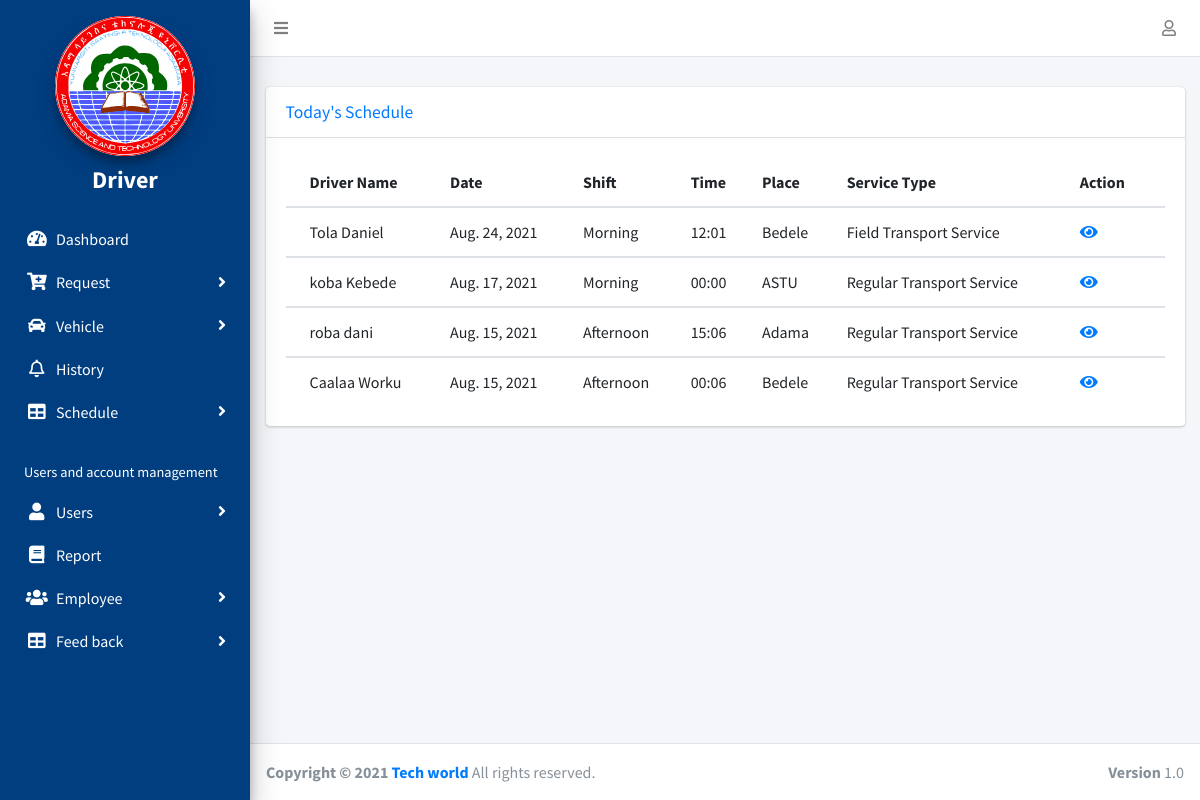
Page /home/ (signed in) on the committed database.
### Trequest/models.py (models this page shows, shortened)
class MyUser(AbstractUser):
    first_name = models.CharField(max_length=100, null=True)
    last_name = models.CharField(max_length=100, null=True)
    email = models.EmailField(null=True, blank=True)
    ROLE = (
        ('Passenger', 'Passenger'),
        ('TSHO', 'TSHO'),
        ('Mechanic', 'Mechanic'),
        ('Driver', 'Driver'),
        ('StoreManager', 'Store Manager'),
        ('SchoolDean', 'School Dean'),
        ('DepartmentHead', 'Department Head'),
        ('VicePresident', 'Vice President'),
    )
    phone_regex = RegexValidator(
        regex=r'^\+?1?\d{10,15}$',
        message='Phone number must be entered in the format : 0987654321 or +251987654321 up to 15 digits allowed'
    )
    phone = models.CharField(
        validators=[phone_regex], max_length=15, blank=True)
    school = models.ForeignKey(
        School, on_delete=models.SET_NULL, blank=True, null=True)
    department = models.ForeignKey(
        Department, on_delete=models.SET_NULL, blank=True, null=True)
    role = models.CharField(max_length=200, choices=ROLE)
    date_registered = models.DateField(auto_now_add=True, null=True)

class Schedule(models.Model):
    select = (
        ('Morning', 'Morning'),
        ('Afternoon', 'Afternoon'),
        ('Evening', 'Evening'),
    )
    type_choice=(
        ('Regular Transport Service','Regular Transport Service'),
        ('Field Transport Service','Field Transport Service'),
        ('Educational Transport Service','Educational Transport Service')
    )
    author = models.ForeignKey(
        settings.AUTH_USER_MODEL, on_delete=models.CASCADE, related_name='adder')
    shift = models.CharField(max_length=100, choices=select)
    driver = models.ForeignKey(
        Driver, on_delete=models.CASCADE, related_name='driver_name')
    service_type = models.CharField(max_length=200,choices=type_choice)
    date = models.DateField()
    time = models.CharField(max_length=200)
    place = models.CharField(max_length=200)

class Driver(models.Model):
    user = models.OneToOneField(
        settings.AUTH_USER_MODEL, on_delete=models.CASCADE, related_name='employee')
    occupation = models.CharField(max_length=200, null=True)
    address = models.CharField(max_length=100, null=True)
    house_no = models.CharField(max_length=100, null=True)

### Trequest/views.py (the view)
# urls.py: path('home/', views.index, name='index'),
@login_required(login_url='login')
def index(request):
    your(request)
    schedule = Schedule.objects.all().order_by('-date')
    total_user = MyUser.objects.all()
    total_feedback=feedback.objects.all().count()
    tsho_pending_request = TransportRequest.objects.filter(
        status='Pending', status2='Approved', status3='Approved')
    dep_pending_request = TransportRequest.objects.filter(status2='Pending',
                                                          passenger__department=request.user.department).exclude(passenger__role="DepartmentHead")
    sch_pending_request = TransportRequest.objects.filter(status3='Pending', status2='Approved',
                                                          passenger__school=request.user.school).exclude(passenger__role="SchoolDean")
    app = total_user.count()
    tsho_pend = tsho_pending_request.count()
    dep_pend = dep_pending_request.count()
    sch_pend = sch_pending_request.count()
    vehicle = Vehicle.objects.all()
    vehicle_count = vehicle.count()
    context = {'schedule': schedule,
               'vehicle_count': vehicle_count,
               'app': app,
               'tsho_pend': tsho_pend,
               'dep_pend': dep_pend,
               'sch_pend': sch_pend,
               'feedback_count':total_feedback
               }
    return render(request, 'Trequest/index.html', context)

### Trequest/views.py (called while the page is built)
def your(request):
    now=datetime.datetime.now()
    print("Date: "+ now.strftime("%Y-%m-%d")) #this will print

### Trequest/templates/Trequest/index.html (shortened to what this page needs)
{% extends 'Trequest/base.html' %}
{% load static %}
{% block content %}
  <div class="content-wrapper">
    <div class="content-header"></div>
    <section class="content">
      <div class="container-fluid">
        <div class="card">
            <div class="card-header">
              <a href="#" class="card-title">Today's Schedule</a>
            </div>
            <div class="card-body">
                 <div class="card-body table-responsive p-0">
                <table class="table table-hover text-nowrap ">
                  <thead>
                    <tr>
                      <th>Driver Name</th>
                      <th>Date</th>
                      <th>Shift</th>
                      <th>Time</th>
                      <th>Place</th>
                      <th>Service Type</th>
                      <th>Action</th>
                    </tr>
                  </thead>
                  {% for sch in schedule %}
                  <tbody>
                    <tr>
                      <td>{{sch.driver.user.get_full_name}}</td>
                       <td>{{sch.date}}</td>
                       <td>{{sch.shift}}</td>
                       <td>{{sch.time}}</td>
                       <td>{{sch.place}}</td>
                       <td>{{sch.service_type}}</td>
                        <td>
                             <a href=""><i class="fas fa-eye"></i></a> &nbsp;&nbsp; &nbsp;&nbsp;
                        </td>
                    </tr>
                  </tbody>
                {% endfor %}
                </table>
              </div>
            </div>
          </div>
      </div>
    </section>
  </div>
  {% endblock content  %}

### Trequest/templates/Trequest/base.html (shortened to what this page needs)
{% load static %}
<!DOCTYPE html>
<html>
  <head>
    <link
      rel="stylesheet"
      href="{% static 'plugins/fontawesome-free/css/all.min.css' %}"
    />
    <link
      rel="stylesheet"
      href=" https://code.ionicframework.com/ionicons/2.0.1/css/ionicons.min.css"
    />
    <link
      rel="stylesheet"
      href="{% static 'plugins/tempusdominus-bootstrap-4/css/tempusdominus-bootstrap-4.min.css' %}"
    />
    <link
      rel="stylesheet"
      href="{% static 'plugins/icheck-bootstrap/icheck-bootstrap.min.css' %}"
    />
    <link
      rel="stylesheet"
      href="{% static 'plugins/jqvmap/jqvmap.min.css' %}"
    />
    <link rel="stylesheet" href="{% static 'dist/css/adminlte.min.css' %}" />
    <link
      rel="stylesheet"
      href="{% static 'plugins/overlayScrollbars/css/OverlayScrollbars.min.css' %}"
    />
    <link
      rel="stylesheet"
      href="{% static 'plugins/daterangepicker/daterangepicker.css' %}"
    />
    <link
      rel="stylesheet"
      href="{% static 'plugins/summernote/summernote-bs4.css' %}"
    />
    <link
      rel="stylesheet"
      href="{% static 'plugins/datatables-bs4/css/dataTables.bootstrap4.css' %}"
    />
  </head>
  <body class="hold-transition sidebar-mini layout-fixed">
    <div class="wrapper">
      <nav class="main-header navbar navbar-expand navbar-white navbar-light">
        <ul class="navbar-nav">
          <li class="nav-item">
            <a class="nav-link" data-widget="pushmenu" href="#"
              ><i class="fas fa-bars"></i
            ></a>
          </li>
        </ul>
        <ul class="navbar-nav ml-auto">
          <li class="nav-item dropdown">
            <a class="nav-link" data-toggle="dropdown" href="#"
              ><i class="far fa-user"></i
            ></a>
          </li>
        </ul>
      </nav>
      <aside
        class="main-sidebar elevation-4"
        style="background: #003e80; color: white"
      >
        <div class="sidebar" style="color: white">
          <div class="user-panel mt-3 pb-3 mb-3s">
            <a href="{% url 'index' %}">
              <div style="text-align: center">
                <img
                  src="{% static 'dist/img/astu_logo.svg' %}"
                  alt="Astu Logo"
                  style="width: 60%; height: auto; background: white"
                  class="brand-image img-circle elevation-3"
                />
                <h5 style="margin-top: 10px; color: white; font-size: 2vw">
                  <strong>{{request.user.role}}</strong>
                </h5>
              </div>
            </a>
          </div>
          <nav>
            <ul
              class="nav nav-pills nav-sidebar flex-column"
              data-widget="treeview"
              role="menu"
              data-accordion="false"
            >
              <li class="nav-item has-treeview menu-open">
                <a href="{% url 'index' %}" class="list nav-link">
                  <i class="side nav-icon fas fa-tachometer-alt"></i>
                  <p style="color: white">Dashboard</p>
                </a>
              </li>
              <li class="nav-item has-treeview">
                <a href="#" class="list nav-link">
                  <i class="side nav-icon fa fa-cart-plus"></i>
                  <p style="color: white">
                    Request
                    <i class="fas fa-angle-right right"></i>
                  </p>
                </a>
              </li>
              <li class="nav-item has-treeview">
                <a href="#" class="list nav-link">
                  <i class="side nav-icon fas fa-car"></i>
                  <p style="color: white">
                    Vehicle
                    <i class="right fas fa-angle-right"></i>
                  </p>
                </a>
              </li>
              <li class="nav-item has-treeview">
                <a href="{% url 'history' %}" class="list nav-link">
                  <i class="side nav-icon far fa-bell"></i>
                  <p style="color: white">History</p>
                </a>
              </li>
              <li class="nav-item has-treeview">
                <a href="#" class="list nav-link">
                  <i class="side nav-icon fas fa-table"></i>
                  <p style="color: white">
                    Schedule
                    <i class="fas fa-angle-right right"></i>
                  </p>
                </a>
              </li>
              <li class="nav-header">Users and account management</li>
              <li class="nav-item has-treeview">
                <a href="#" class="list nav-link">
                  <i class="side nav-icon fas fa-user"></i>
                  <p style="color: white">
                    Users
                    <i class="fas fa-angle-right right"></i>
                  </p>
                </a>
              </li>
              <li class="nav-item has-treeview">
                <a href="{% url 'report' %}" class="list nav-link">
                  <i class="side nav-icon fa fa-book"></i>
                  <p style="color: white">Report</p>
                </a>
              </li>
              <li class="nav-item has-treeview">
                <a href="#" class="list nav-link">
                  <i class="side nav-icon fas fa-users"></i>
                  <p style="color: white">
                    Employee
                    <i class="fas fa-angle-right right"></i>
                  </p>
                </a>
              </li>
               <li class="nav-item has-treeview">
                    <a href="#" class="list nav-link">
                      <i class="side nav-icon fas fa-table"></i>
                      <p style="color: white">
                        Feed back
                        <i class="fas fa-angle-right right"></i>
                      </p>
                    </a>
                  </li>
            </ul>
          </nav>
        </div>
      </aside>
      {% block content %}
      {% endblock content %}
      {% include 'Trequest/footer.html' %}
    </div>
  </body>
</html>

### Trequest/templates/Trequest/base.html (style rules this page uses)
.side { color: white; }

### rows in the picture
MyUser: user.role "Driver"
Schedule: driver.user.get_full_name "Tola Daniel", date "Aug. 24, 2021", shift "Morning", time "12:01", place "Bedele", service_type "Field Transport Service"
Schedule: driver.user.get_full_name "koba Kebede", date "Aug. 17, 2021", shift "Morning", time "00:00", place "ASTU", service_type "Regular Transport Service"
Schedule: driver.user.get_full_name "roba dani", date "Aug. 15, 2021", shift "Afternoon", time "15:06", place "Adama", service_type "Regular Transport Service"
Schedule: driver.user.get_full_name "Caalaa Worku", date "Aug. 15, 2021", shift "Afternoon", time "00:06", place "Bedele", service_type "Regular Transport Service"
